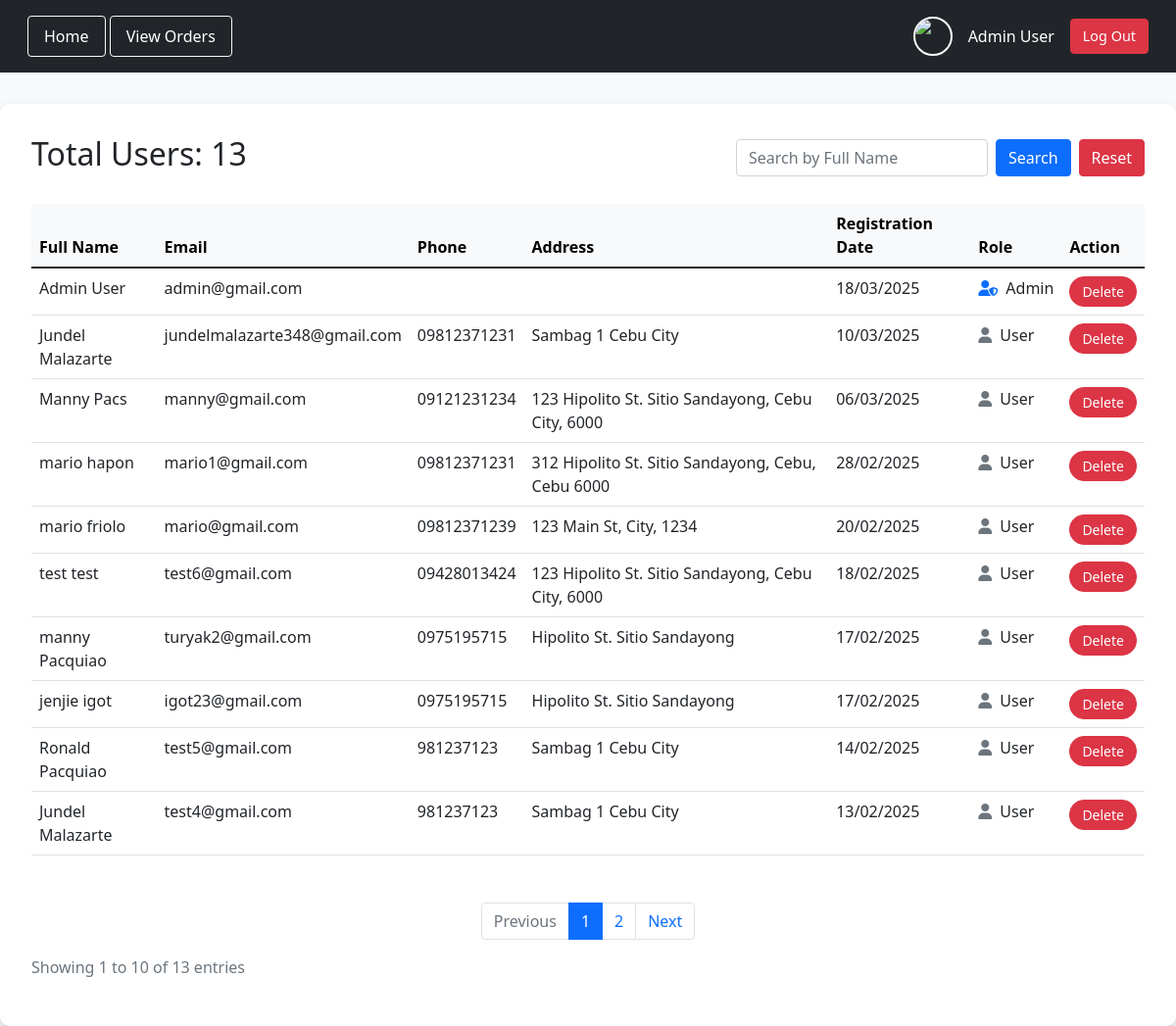
The page /admin/total_users.php (signed in) on the database as committed earlier.
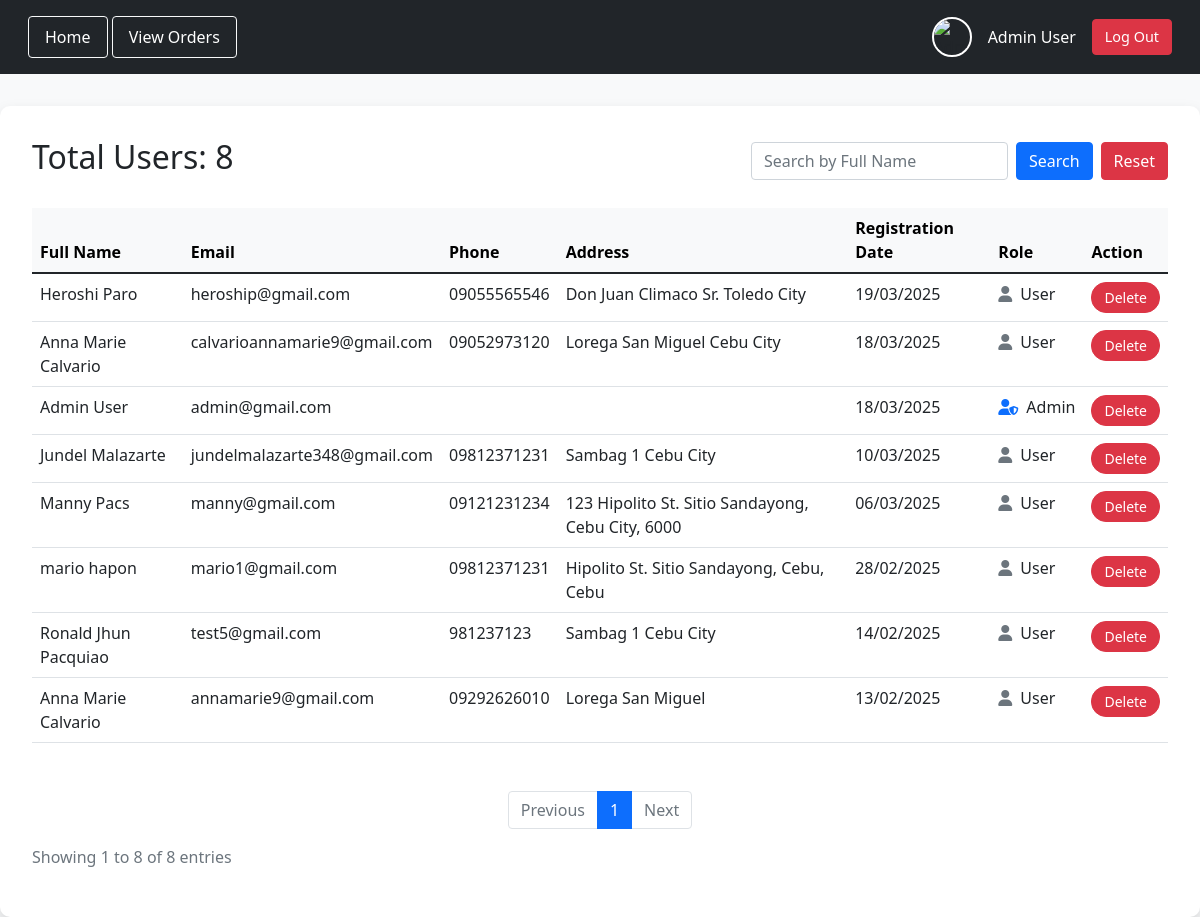
The same page on the database as committed later.
### tables this page shows
CREATE TABLE `users` (
  `id` int(11) NOT NULL,
  `fname` varchar(50) NOT NULL,
  `lname` varchar(50) NOT NULL,
  `email` varchar(100) NOT NULL,
  `pass` varchar(255) NOT NULL,
  `phone` varchar(15) NOT NULL,
  `address` text NOT NULL,
  `created_at` timestamp NOT NULL DEFAULT current_timestamp(),
  `profile_image` varchar(255) DEFAULT NULL,
  `role` varchar(10) DEFAULT 'user'
);

### admin/total_users.php (the view, shortened to what the changed rows need)
<?php
@include '../db_connect.php';
$total_users_query = mysqli_query($conn, "SELECT COUNT(*) FROM users");
$total_users = mysqli_fetch_row($total_users_query)[0];
$search = isset($_GET['search']) ? trim($_GET['search']) : '';
$items_per_page = 10;
$page = isset($_GET['page']) && is_numeric($_GET['page']) ? max(1, $_GET['page']) : 1;
$start = ($page - 1) * $items_per_page;
$sql = "SELECT id, fname, lname, email, phone, address, created_at, role FROM users";
$sql .= " ORDER BY id DESC";
$stmt = mysqli_prepare($conn, $sql);
mysqli_stmt_execute($stmt);
$users_query = mysqli_stmt_get_result($stmt);
$users = [];
while ($row = mysqli_fetch_assoc($users_query)) {
    $users[] = $row;
}
$total_pages = ceil(count($users) / $items_per_page);
$paginated_users = array_slice($users, $start, $items_per_page);
?>
<!DOCTYPE html>
<html lang="en">
<head>
    <link href="https://cdn.jsdelivr.net/npm/bootstrap@5.1.3/dist/css/bootstrap.min.css" rel="stylesheet">
    <link rel="stylesheet" href="https://cdnjs.cloudflare.com/ajax/libs/font-awesome/5.15.4/css/all.min.css">
    <link rel="stylesheet" href="https://cdnjs.cloudflare.com/ajax/libs/font-awesome/6.0.0/css/all.min.css">
</head>
<body>
    <div class="container">
        <div class="d-flex justify-content-between align-items-center mb-4">
            <h2>Total Users: <?php echo $total_users; ?></h2>
            <div class="d-flex gap-2">
                <form method="GET" class="d-flex gap-2">
                </form>
            </div>
        </div>
        <?php if (empty($paginated_users)): ?>
            <div class="alert alert-info">No users found.</div>
        <?php else: ?>
            <div class="table-responsive">
                <table class="table table-hover">
                    <thead class="table-light">
                        <tr>
                            <th>Full Name</th>
                            <th>Email</th>
                            <th>Phone</th>
                            <th>Address</th>
                            <th>Registration Date</th>
                            <th>Role</th>
                            <th>Action</th>
                        </tr>
                    </thead>
                    <tbody>
                        <?php foreach ($paginated_users as $user): ?>
                            <tr>
                                <td><?php echo htmlspecialchars($user['fname'] . ' ' . $user['lname']); ?></td>
                                <td><?php echo htmlspecialchars($user['email']); ?></td>
                                <td><?php echo htmlspecialchars($user['phone']); ?></td>
                                <td><?php echo htmlspecialchars($user['address']); ?></td>
                                <td><?php echo date('d/m/Y', strtotime($user['created_at'])); ?></td>
                                <td>
                                    <?php if ($user['role'] === 'admin'): ?>
                                        <span class="d-flex align-items-center gap-2">
                                            <i class="fas fa-user-shield text-primary"></i>
                                            <?php echo ucfirst(htmlspecialchars($user['role'])); ?>
                                        </span>
                                    <?php else: ?>
                                        <span class="d-flex align-items-center gap-2">
                                            <i class="fas fa-user text-secondary"></i>
                                            <?php echo ucfirst(htmlspecialchars($user['role'] ?? 'user')); ?>
                                        </span>
                                    <?php endif; ?>
                                </td>
                                <td>
                                    <a href="../admin/delete_user.php?id=<?php echo $user['id']; ?>"
                                        class="btn btn-danger btn-sm delete-btn"
                                        onclick="return confirm('Are you sure you want to delete this user?');">
                                        Delete
                                    </a>
                                </td>
                            </tr>
                        <?php endforeach; ?>
                    </tbody>
                </table>
            </div>
            <nav aria-label="Page navigation">
                <ul class="pagination">
                    <li class="page-item <?php echo $page <= 1 ? 'disabled' : ''; ?>">
                        <a class="page-link" href="?page=<?php echo $page - 1; ?>&search=<?php echo $search; ?>">Previous</a>
                    </li>
                    <?php for ($i = 1; $i <= $total_pages; $i++): ?>
                        <li class="page-item <?php echo $i === $page ? 'active' : ''; ?>">
                            <a class="page-link" href="?page=<?php echo $i; ?>&search=<?php echo $search; ?>"><?php echo $i; ?></a>
                        </li>
                    <?php endfor; ?>
                    <li class="page-item <?php echo $page >= $total_pages ? 'disabled' : ''; ?>">
                        <a class="page-link" href="?page=<?php echo $page + 1; ?>&search=<?php echo $search; ?>">Next</a>
                    </li>
                </ul>
            </nav>
            <p class="text-muted">Showing <?php echo $start + 1; ?> to <?php echo min($start + $items_per_page, $total_users); ?> of <?php echo $total_users; ?> entries</p>
        <?php endif; ?>
    </div>
</body>
</html>

Rows that differ between the two databases and show on the page:
removed users: fname+lname "mario friolo", email "mario@gmail.com", phone "09812371239", address "123 Main St, City, 1234", created_at "20/02/2025", role "User"
removed users: fname+lname "test test", email "test6@gmail.com", phone "09428013424", address "123 Hipolito St. Sitio Sandayong, Cebu City, 6000", created_at "18/02/2025", role "User"
removed users: fname+lname "manny Pacquiao", email "turyak2@gmail.com", phone "0975195715", address "Hipolito St. Sitio Sandayong", created_at "17/02/2025", role "User"
removed users: fname+lname "jenjie igot", email "igot23@gmail.com", phone "0975195715", address "Hipolito St. Sitio Sandayong", created_at "17/02/2025", role "User"
removed users: fname+lname "Jundel Malazarte", email "test4@gmail.com", phone "981237123", address "Sambag 1 Cebu City", created_at "13/02/2025", role "User"
added users: fname+lname "Heroshi Paro", email "heroship@gmail.com", phone "09055565546", address "Don Juan Climaco Sr. Toledo City", created_at "19/03/2025", role "User"
added users: fname+lname "Anna Marie Calvario", email "calvarioannamarie9@gmail.com", phone "09052973120", address "Lorega San Miguel Cebu City", created_at "18/03/2025", role "User"
changed users "mario hapon": address "312 Hipolito St. Sitio Sandayong, Cebu, Cebu 6000" → "Hipolito St. Sitio Sandayong, Cebu, Cebu"
changed users "test5@gmail.com": fname+lname "Ronald Pacquiao" → "Ronald Jhun Pacquiao"
now on this page (row unchanged): users: fname+lname "Anna Marie Calvario", email "annamarie9@gmail.com", phone "09292626010", address "Lorega San Miguel", created_at "13/02/2025", role "User"
Other text that changed with them:
$total_users: "13" → "8"
min($start + $items_per_page, $total_users): "10" → "8"
list line gone: "2"
